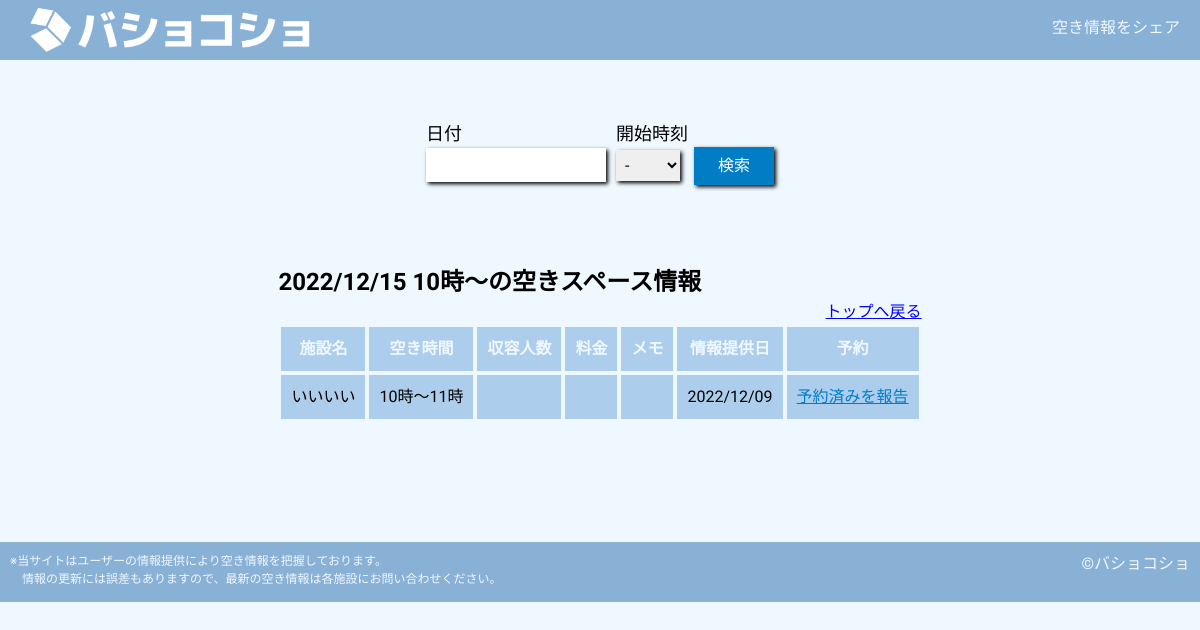
Screenshot of /search with the database file from the repository.
### tables this page shows
CREATE TABLE "space_list" (
	"ID"	INTEGER NOT NULL,
	"name"	TEXT NOT NULL,
	"space_date"	TEXT NOT NULL,
	"start_time"	INTEGER NOT NULL,
	"end_time"	INTEGER NOT NULL,
	"capacity"	TEXT,
	"price"	TEXT,
	"memo"	TEXT,
	"reserved"	INTEGER NOT NULL DEFAULT 0,
	"createAt"	TEXT,
	PRIMARY KEY("ID" AUTOINCREMENT)
);

### app.py (the view)
@app.route('/search')
def search():
    dt_now = datetime.datetime.now()
    str_today = dt_now.strftime("%Y/%m/%d")
    str_date = request.args.get("date", default=str_today, type=str)
    int_time = request.args.get("time", default=10, type=int)
    conn = sqlite3.connect('bk.db')
    cur = conn.cursor()
    cur.execute("SELECT * FROM space_list WHERE space_date = ? AND start_time <= ? AND end_time > ? AND reserved = 0;", (str_date,int_time,int_time))
    spaces = cur.fetchall()
    conn.close()
    return render_template('search.html', spaces=spaces, date=str_date, time=int_time)

### templates/search.html (shortened to what this page needs)
{% extends 'base.html' %}
{% block content %}
    <div class="search-top">
        <div class="search-form-container">
            <form action="/search" id="search">
                <div class="form-left">
                    <p>日付</p>
                    <input type="text" name="date" id="search-date" pattern="\d{4}/\d{2}/\d{2}">
                </div>
                <div class="form-right">
                    <p>開始時刻</p>
                    <select name="time" id="search-time">
                        <option value="">-</option>
                    </select>
                    <input type="submit" value="検索">
                </div>
            </form>
        </div>
    </div>
    <br>
    <div class="search-result">
        <h2>{{ date }} {{ time }}時～の空きスペース情報</h2>
        <div class="to-top-link">
            <a href="/">トップへ戻る</a>
        </div>
        <br>
        {% if spaces %}
        <table>
            <thead>
                <td>施設名</td>
                <td>空き時間</td>
                <td>収容人数</td>
                <td>料金</td>
                <td>メモ</td>
                <td>情報提供日</td>
                <td>予約</td>
            </thead>
            {% for space in spaces %}
            <tr>
                <td>{{ space[1] }}</td>
                <td>{{ space[3] }}時～{{ space[4] }}時</td>
                <td>{% if space[5] %}{{ space[5] }}{% endif %}</td>
                <td>{% if space[6] %}{{ space[6] }}{% endif %}</td>
                <td>{% if space[7] %}{{ space[7] }}{% endif %}</td>
                <td>{{ space[9] }}</td>
                <td>
                    {% if space[8] == 0 %}
                    <a href="/detail/{{ space[0]}}">予約済みを報告</a>
                    {% else %}
                    済
                    {% endif %}
                </td>
            </tr>
            {% endfor %}
        </table>
        {% else %}
        <br>
        <p>該当する情報がありません。</p>
        {% endif %}
    </div>
{% endblock %}

### static/css/style.css (style rules this page uses)
body { font-family: "M PLUS 1p", "Noto Sans JP", "ヒラギノ角ゴ Pro W3", "Hiragino Kaku Gothic Pro", "ヒラギノ角ゴ ProN W3", "Hiragino Kaku Gothic ProN", "游ゴシック", YuGothic, "メイリオ", "Meiryo", "HGPｺﾞｼｯｸM", "Osaka", "ＭＳ Ｐゴシック", sans-serif, Century Gothic, Arial; background-color:#F0F8FF; }
a { color: inherit; text-decoration: none; }
.search-form-container { width: fit-content; height: fit-content; margin: 30px auto; }
.search-form-container p { font-size: 18px; }
.form-left { float: left; }
.form-right { float: left; margin-left: 10px; }
input[type="text"], select { padding: 5px; border: none; box-shadow: 2px 2px 4px #000; }
#search-date { margin-top: 1px; width: 180px; }
#search-time { width: 4em; }
input[type="submit"] { margin-left: 10px; padding: 5px; width: 5em; color: white; background-color: #007DC5; border: 2px solid #007DC5; box-shadow: 2px 2px 4px #000; }
thead { color:#F0F8FF; font-weight: bold; }
td { padding: 10px; background-color: #ADCDEC; border: 1px solid #F0F8FF; text-align: center; }
td a { color: #007DC5; text-decoration-line: underline; }
.to-top-link { float: right; }
.to-top-link a { color: blue; text-decoration: underline; }
.search-top { width: fit-content; height: fit-content; margin: 120px auto; }
.search-result { width: fit-content; height: fit-content; margin: 120px auto; }

### rows the page displays
space_list: name "いいいい", start_time "10", end_time "11", createAt "2022/12/09"

### other values shown
{{ date }} "2022/12/15"
{{ time }} "10"
